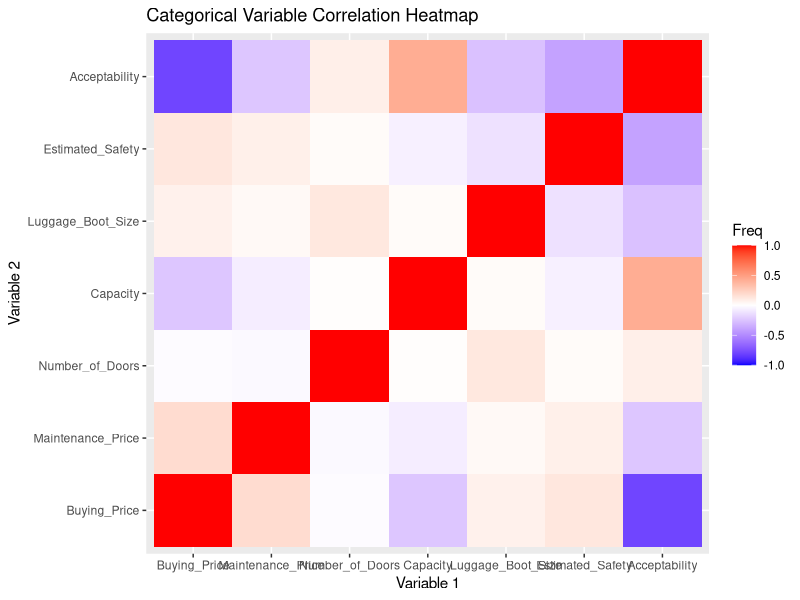

The R script that drew this image:
# Load necessary packages
library(ggplot2)
library(polycor)

# Read the data from the CSV file
data <- read.csv("DataAssign2.csv")

# Rename variables for better understanding
colnames(data) <- c("Buying_Price", "Maintenance_Price", "Number_of_Doors", 
                    "Capacity", "Luggage_Boot_Size", "Estimated_Safety", "Acceptability")

# Convert all variables to factors
data[] <- lapply(data, as.factor)

# Explicitly set the order of levels for "Buying_Price"
data$Buying_Price <- factor(data$Buying_Price, levels = c("low", "med", "high", "vhigh"), ordered = TRUE)

# Calculate the correlation matrix using hetcor
correlation_result <- hetcor(data)

# Extract the correlation matrix
correlation_matrix <- correlation_result$correlations

# Convert the correlation matrix to a data frame for ggplot
correlation_df <- as.data.frame(as.table(correlation_matrix))

# Create a heatmap
heatmap_plot <- ggplot(data = correlation_df,
                       aes(x = Var1, y = Var2, fill = Freq)) +
  geom_tile() +
  labs(title = "Categorical Variable Correlation Heatmap",
       x = "Variable 1", y = "Variable 2") +
  scale_fill_gradient2(low = "blue", mid = "white", high = "red", limits = c(-1, 1))

# Print the heatmap
print(heatmap_plot)
